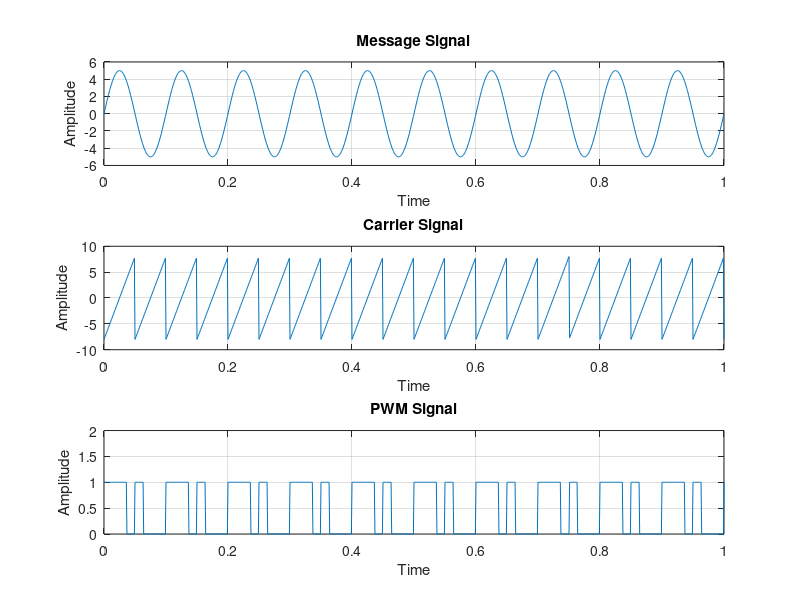

Write MATLAB code to recreate this figure.
%This MATLAB code generates three signals: a sine wave message signal, a sawtooth wave carrier signal, and a Pulse Width Modulation (PWM) signal based on a comparison between the message and carrier signals. The signals are displayed in separate subplots for analysis and visualization.
clc;
clear all;
close all;
%% User Define
t=0:0.001:1;
fc=20;
fm=10;
a=8;
b=5;
%% Code
vc=a.*sawtooth(2*pi*fc*t);
vm=b.*sin(2*pi*fm*t);
n=length(vc);
for i=1:n
if(vm(i)>=vc(i))
        pwm(i)=1;
else
        pwm(i)=0;
end
end
subplot(3,1,1);
plot(t,vm);
xlabel('Time');
ylabel('Amplitude');
title('Message Signal');
grid on;
 
subplot(3,1,2);
plot(t,vc);
xlabel('Time');
ylabel('Amplitude');
title('Carrier Signal');
grid on;
subplot(3,1,3);
plot(t,pwm);
xlabel('Time');
ylabel('Amplitude');
title('PWM Signal');
axis([0 1 0 2]);
grid on;